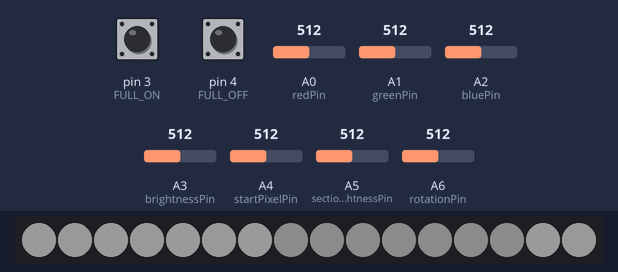
The sketch below on a simulated Arduino Nano, built with avr-gcc and run on an emulated ATmega328P. Parts: 16 RGB LEDs in strip order, left to right. The inputs (shaded band) are chosen by the test bench; at power-on: A0 (redPin) = 512, A1 (greenPin) = 512, A2 (bluePin) = 512, A5 (sectionBrightnessPin) = 512, pin 4 (FULL_OFF) HIGH, pin 3 (FULL_ON) HIGH, A3 (brightnessPin) = 512, A4 (startPixelPin) = 512, A6 (rotationPin) = 512. Dim RGB values are drawn brighter than linear.

Above: at 1.2 s.
1.3 s: A0 (redPin) set to 716
2.8 s: A1 (greenPin) set to 716
4.3 s: A2 (bluePin) set to 306
At 5.2 s:
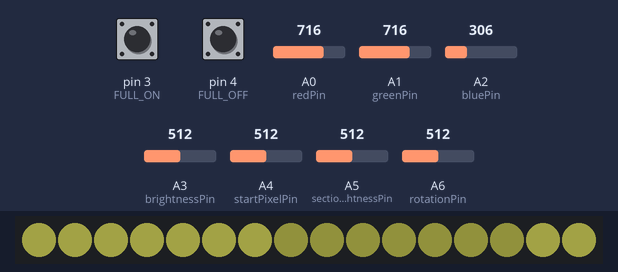
5.9 s: A5 (sectionBrightnessPin) set to 40
7.4 s: A5 (sectionBrightnessPin) set to 33
At 8.2 s:
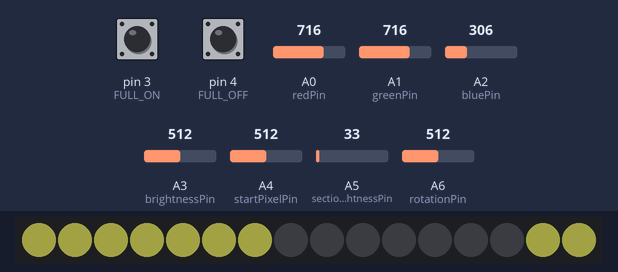
8.9 s: pin 4 (FULL_OFF) pulled LOW for 0.15 s
Timing chart, 0 to 11.6 s (numbered marks = the images above; inputs shaded):
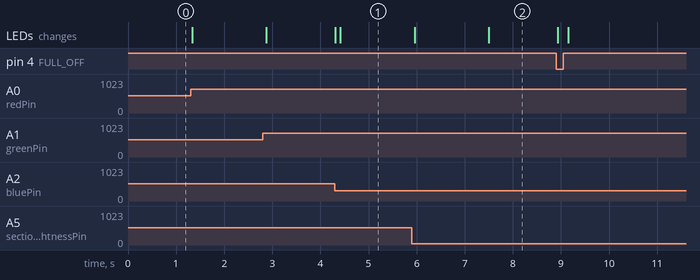

Measured:
- the behaviour switches between 37 and 36 on A5 (sectionBrightnessPin) (found by bisection; images 1 and 2)
- after the input at 4.3 s, the LEDs: first change at once (image 1 shows a later state)
- after the input at 7.4 s, the LEDs: change after 0.10 s (image 2)

The sketch:

NeoPixelController.ino
```cpp
#include <Adafruit_NeoPixel.h>

int redPin = A0;
int greenPin = A1;
int bluePin = A2;
int brightnessPin = A3;
int startPixelPin = A4;
int sectionBrightnessPin = A5;
int rotationPin = A6;

int FULL_ON = 3;
int FULL_OFF = 4;
int pixelPin = 2;
int PIN_COUNT = 16;

Adafruit_NeoPixel pixels = Adafruit_NeoPixel(PIN_COUNT, pixelPin, NEO_GRB + NEO_KHZ800);


void setup() {
  pinMode(FULL_ON, INPUT);
  digitalWrite(FULL_ON, HIGH);

  pinMode(FULL_OFF, INPUT);
  digitalWrite(FULL_OFF, HIGH);

  pixels.begin();
}

void loop() {

  SetBrightness();
  SetColors();

  pixels.show();

  delay(100);
}

void SetBrightness(){
  if(!digitalRead(FULL_ON)){
    pixels.setBrightness(100);
  }else if(!digitalRead(FULL_OFF)){
    pixels.setBrightness(0);
  }else{
    pixels.setBrightness(ReadValueFromPin(brightnessPin, 100));
  }
}

void SetColors(){
  int start = ReadValueFromPin(startPixelPin, PIN_COUNT-1);
  int brightness = ReadValueFromPin(sectionBrightnessPin, 255);
  int rotation = GetRotation();

  for (int i = 0; i < PIN_COUNT; i++) {
    int pixelId = i + rotation;

    if(i + rotation > (PIN_COUNT - 1)){
      pixelId = (i + rotation) - (PIN_COUNT);
    }

    if(start > i && digitalRead(FULL_ON)){
      pixels.setPixelColor(pixelId, pixels.Color((brightness*ReadValueFromPin(redPin, 255)/255), (brightness*ReadValueFromPin(greenPin, 255)/255), (brightness*ReadValueFromPin(bluePin, 255)/255)));
    }else{
      pixels.setPixelColor(pixelId, pixels.Color(ReadValueFromPin(redPin, 255), ReadValueFromPin(greenPin, 255), ReadValueFromPin(bluePin, 255)));
    }
  }
}

int GetRotation(){
  return ReadValueFromPin(rotationPin, PIN_COUNT-1);
}

int ReadValueFromPin(int pinId, int maxValue) {
  int value = analogRead(pinId);
  return map(value, 0 , 1023, 0, maxValue);
}
```
